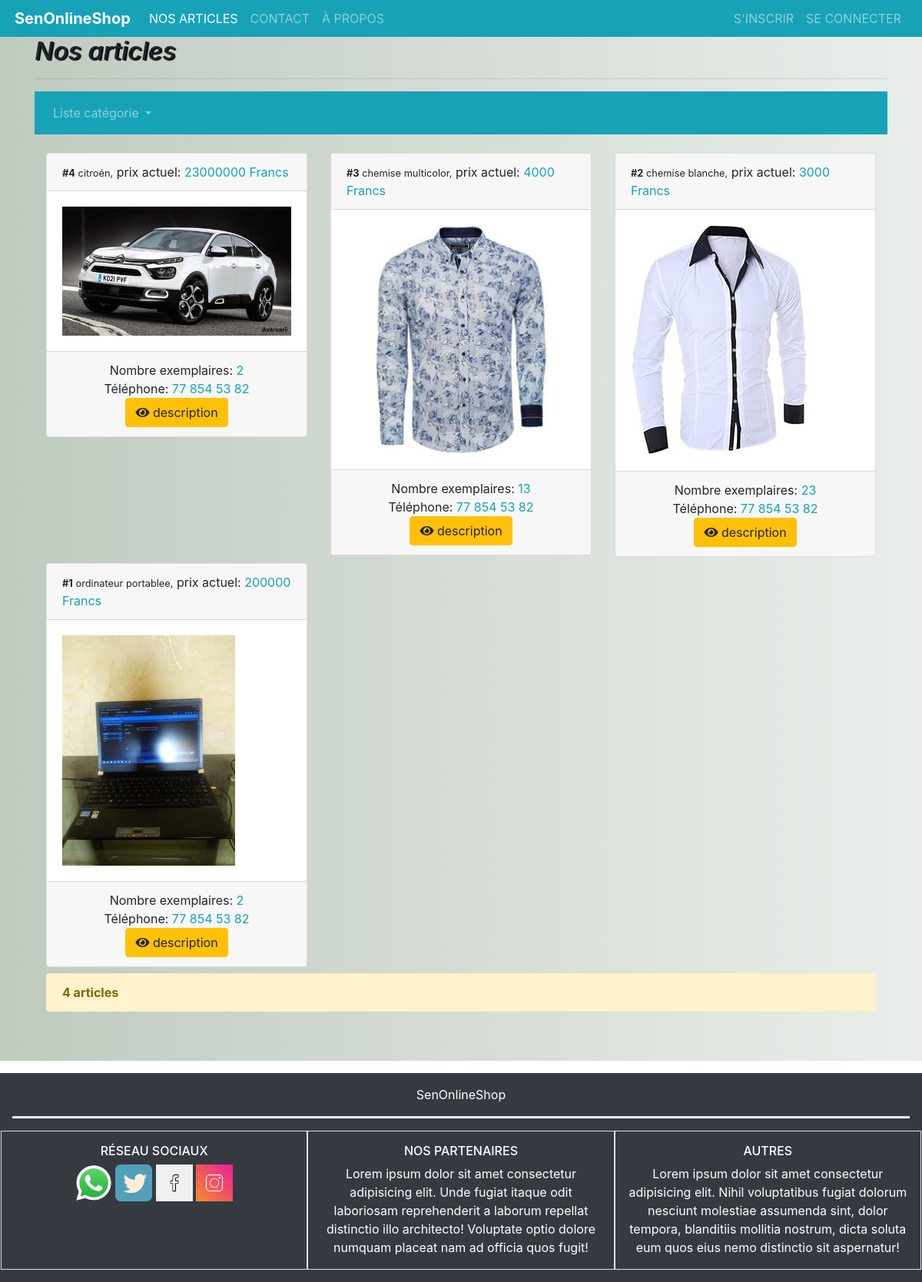
Before: /welcome/welcome_articles with the older database file.
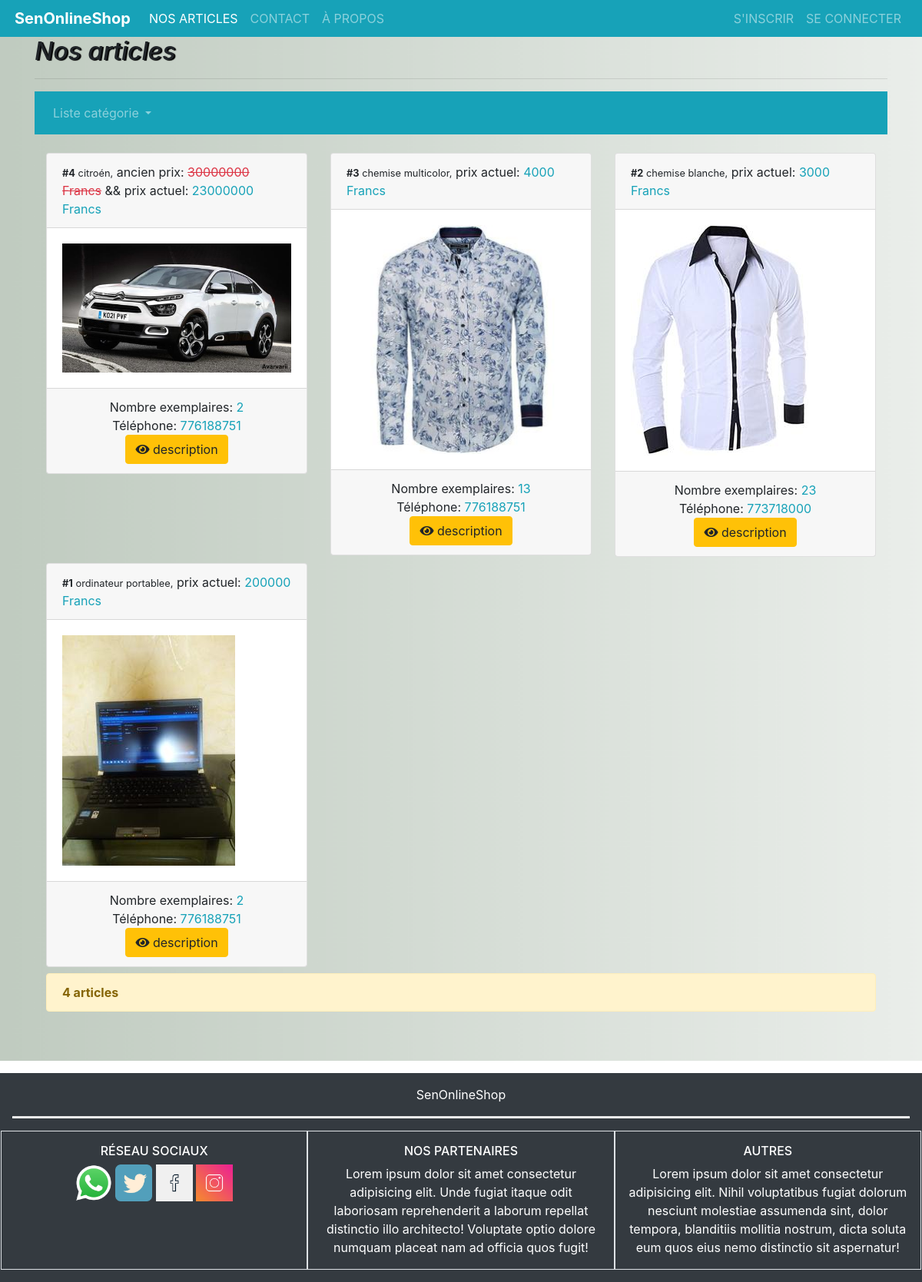
After: the same page with the newer database file.
### database/models.py (models this page shows, shortened)
class Article(models.Model):
    name = models.CharField(max_length=255) # nom de l'article
    price = models.PositiveBigIntegerField() # prix de l'article
    old_price = models.PositiveBigIntegerField(null=True, blank=True) # prix de l'article evant
    number_of_exemplaire = models.PositiveIntegerField() # nombre d'exemplaire
    description = models.TextField(null=True,blank=True) # description
    user = models.ForeignKey(User, on_delete=models.CASCADE) # utilisateur créateur
    category = models.ForeignKey(Category, on_delete=models.CASCADE) # catégori de l'article
    image = ResizedImageField(size=[500, 300], upload_to='images')
    signal = models.BooleanField(default=False)
    created_at = models.DateField(auto_now=True)
    updated_at = models.DateField(auto_now_add=True)

class User(models.Model):
    firstname = models.CharField(max_length=255) # prenom
    lastname = models.CharField(max_length=255) # nom
    address = models.CharField(max_length=255) # adresse
    tel = models.CharField(max_length=255) # téléphone
    email = models.CharField(max_length=255, unique=True) # mail
    password = models.CharField(max_length=255, default='password') # mot de passe
    role = models.BooleanField(default=False) # role: True => admin ou False => simple utilisateur
    image = ResizedImageField(size=[60, 50], upload_to='profils')
    trash = models.BooleanField(default=False)

### welcome/views.py (the view, shortened to what this page needs)
# urls.py: path('welcome_articles', views.welcome_articles, name='welcome_articles'), # publication des articles
def welcome_articles(request):
    user = None
    if 'email' and 'role' in request.session and request.session['role'] == True:
        user = User.objects.get(email=request.session['email'])
    categories = Category.objects.all()
    articles = Article.objects.all().order_by('id').reverse()
    category = None
    context = {
        'page': 'welcome_articles',
        'categories': categories,
        'articles': articles,
        'category': category,
        'user': user,
    }
    return render(request, 'welcome/welcome_articles.html', context)

### database/models.py (called while the page is built)
    def __str__(self):
        return self.name

### welcome/templates/welcome/welcome_articles.html (shortened to what this page needs)
{% extends 'welcome_base.html' %}
{% block container %}
<div class="article container-fluid mt-5">
    <div class="container mt-5">
        <h2 class="font-italic" style="text-shadow: 2px 1px 1px #000;">Nos articles</h2>
        <hr>
        <nav class="navbar navbar-expand-lg navbar-dark bg-info">
            <div class="collapse navbar-collapse" id="navbarSupportedContent">
                <ul class="navbar-nav mr-auto">
                    <li class="nav-item dropdown">
                        <a class="nav-link dropdown-toggle" href="#" id="navbarDropdown" role="button"
                            data-toggle="dropdown" aria-haspopup="true" aria-expanded="false">
                            Liste catégorie
                        </a>
                    </li>
                </ul>
            </div>
        </nav>
        {% if articles %}
        <div class="container mb-3 mt-3">
            <div class="row">
                {% for article in articles %}
                <div class="col-sm-4 mt-2">
                    <div class="card">
                        <div class="card-header"> <small> <strong>#{{article.id}}</strong> {{article.name}},</small>
                            {% if article.old_price %}
                            ancien prix: <strike class="text-danger">{{article.old_price}} Francs</strike>
                            &&
                            {% endif %}
                            prix actuel: <span class="text-info">{{article.price}} Francs</span>
                        </div>
                        <div class="card-body">
                            <img src="{{article.image.url}}" class="img-fluid">
                        </div>
                        <div class="card-footer text-center">
                            Nombre exemplaires: <span class="text-info">{{article.number_of_exemplaire}}</span>
                            <br>
                            Téléphone: <span class="text-info">{{article.user.tel}}</span>
                            <br>
                            {% if article.description %}
                                <button class="btn btn-warning" data-toggle="modal" data-target="#show{{article.id}}"><i class="fa fa-eye"></i> description</button>
                            {% endif %}
                        </div>
                    </div>
                </div>
                {% endfor %}
            </div>
            <div class="alert alert-warning mt-2"">
                <strong>{{articles|length}} article{{articles|pluralize:'s'}}</strong>
            </div>
        </div>
        {% else %}
        <div class="alert container alert-warning">Liste articles
            {% if category %}
            de catégori <strong class="text-info">{{category}}</strong>
            {% endif %}
            vide !</div>
        {% endif %}
        <br>
        <br>
    </div>
</div>
{% endblock container %}

Changed rows visible on the page:
changed Article "citroén": old_price (not shown) → "30000000"; user.tel "77 854 53 82" → "776188751"
changed Article "chemise multicolor": user.tel "77 854 53 82" → "776188751"
changed Article "chemise blanche": user.tel "77 854 53 82" → "773718000"
changed Article "ordinateur portablee": user.tel "77 854 53 82" → "776188751"
